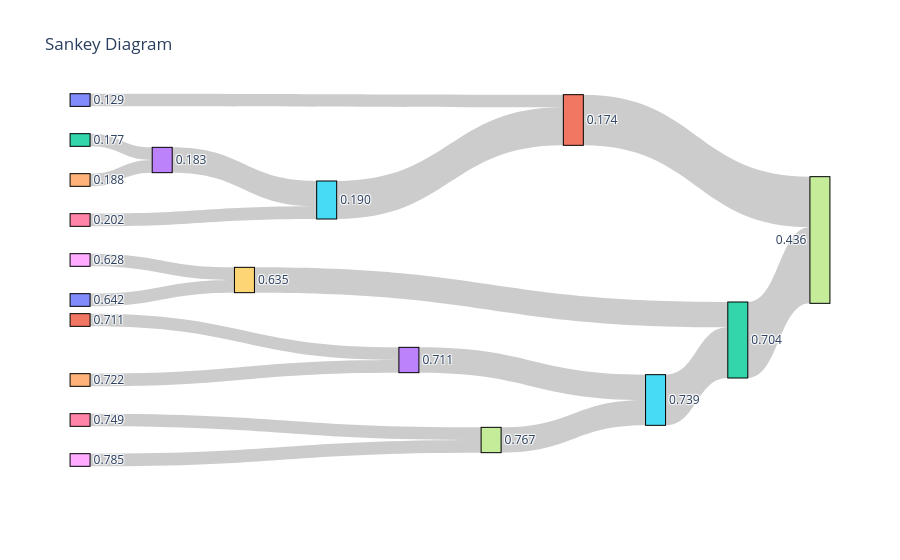

Notebook source saved alongside this figure:
### Code cell
import plotly.graph_objects as go
# Define the data

#sorted_links = sorted(links, key=lambda k: k['source']) #this doesnt chnage anything
# Create the figure and subplot
fig = make_subplots(rows=1, cols=1)

# Add the Sankey trace
fig.add_trace(go.Sankey(
    arrangement = "perpendicular",
    node=dict(
        pad=10*len(nodes),  # Adjust the padding between nodes
        thickness=20,  # Adjust the thickness of nodes
        line=dict(color='black', width=1),  # Define the color and width of node lines
        label=[f"{float(node['label']):.3f}" for node in nodes],  # Extract node labels from the 'nodes' list
        x = intervals_x,
        y = intervals_y,
    ),
    link=dict(
        source=[link['source'] for link in links],  # Extract source indices from the 'links' list
        target=[link['target'] for link in links],  # Extract target indices from the 'links' list
        value=[link['value'] for link in links],  # Extract values from the 'links' list
    )
))

# Update the layout
fig.update_layout(title_text='Sankey Diagram')

# Show the plot
fig.show()

### Figure 1 — Plotly figure (JSON) as saved in the notebook; plotly's stock layout.template omitted (floating-point values rounded to 4 significant figures)
{"data": [{"arrangement": "perpendicular", "link": {"source": [2, 4, 8, 10, 3, 6, 11, 14, 16, 18, 0, 5, 13, 17, 9, 15, 12, 1], "target": [3, 3, 9, 9, 5, 5, 13, 13, 17, 17, 1, 1, 15, 15, 12, 12, 7, 7], "value": [1, 1, 1, 1, 2, 1, 1, 1, 1, 1, 1, 3, 2, 2, 2, 4, 6, 4]}, "node": {"label": ["0.129", "0.174", "0.177", "0.183", "0.188", "0.190", "0.202", "0.436", "0.628", "0.635", "0.642", "0.711", "0.704", "0.711", "0.722", "0.739", "0.749", "0.767", "0.785"], "line": {"color": "black", "width": 1}, "pad": 190, "thickness": 20, "x": [0.0001, 0.6667, 0.0001, 0.1111, 0.0001, 0.3333, 0.0001, 0.9999, 0.0001, 0.2222, 0.0001, 0.0001, 0.8889, 0.4444, 0.0001, 0.7778, 0.0001, 0.5556, 0.0001], "y": [0.0001, 0.05263, 0.1053, 0.1579, 0.2105, 0.2632, 0.3158, 0.3684, 0.4211, 0.4737, 0.5263, 0.5789, 0.6316, 0.6842, 0.7368, 0.7895, 0.8421, 0.8947, 0.9474]}, "type": "sankey"}], "layout": {"title": {"text": "Sankey Diagram"}, "xaxis": {"anchor": "y", "domain": [0, 1]}, "yaxis": {"anchor": "x", "domain": [0, 1]}}}
